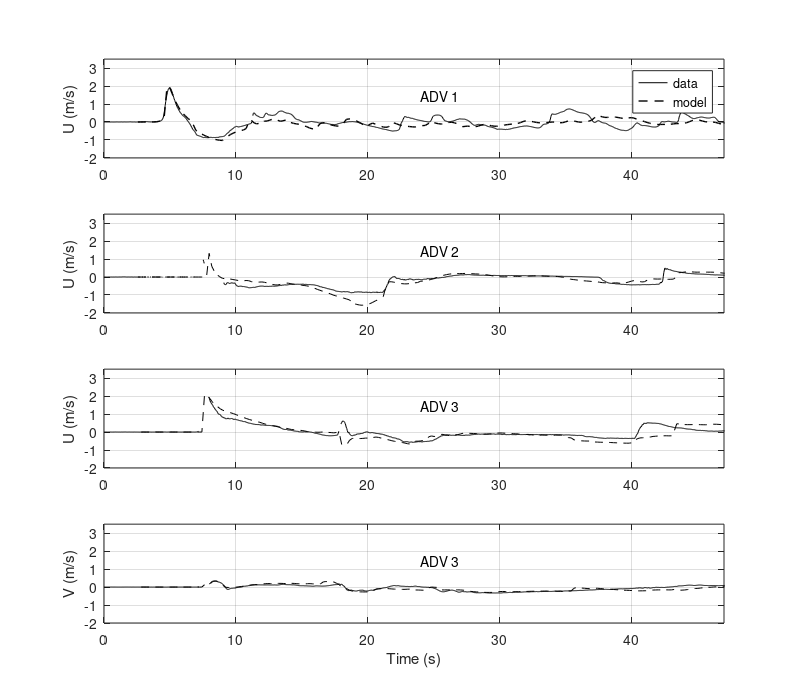

Source code (MATLAB):
clf
clear all
sk=2;
fact=1;

set(gcf,'units','inches','paperunits','inches','papersize', [8 7.0],'position',[1 1 9 8.0],'paperposition',[0 0 8 7.0]);

datae=load('FSE_BM2_shi_tvd.txt');
% shift time
    [m,n]=size(datae);
    t=datae(:,1);
    eta=datae(:,2:n);

        WGdata=load('WG1.txt');

            for k=1:length(eta(:,1))
                if eta(k,1)==max(eta(:,1))
                    num_shift_ind=k;
                    num_t_shift=t(k);
                    break
                end
            end
            
            for k=1:length(WGdata(:,2))
                if WGdata(k,2)==max(WGdata(:,2))
                    exp_shift_ind=k;
                    exp_t_shift=WGdata(k,1);
                    break
                end
            end   
        
            t=t-num_t_shift+exp_t_shift-0.25; % some difference between eta and u

% read
 data=load('VT_A_BM2_shi_tvd.txt');       
    [m,nn]=size(data);
    n=6;
    vel=zeros(m,6);
    vel(:,1:nn-1)=data(:,2:nn);
    veldata=load('U_Velocity_AverageA.txt');

subplot(411)
plot(veldata(1:sk:length(veldata),1),veldata(1:sk:length(veldata),2)-mean(veldata(1:25,2)),'k-')
       
hold on
plot(t,vel(:,1)/fact,'k--','LineWidth',1.0)
    ylabel('U (m/s)')
grid
axis([0 47 -2.0 3.5])
% B
 data=load('VT_B_BM2_shi_tvd.txt');       
    [m,nn]=size(data);
    n=6;
    vel=zeros(m,6);
    vel(:,1:nn-1)=data(:,2:nn);
    veldata=load('U_Velocity_AverageB.txt');
text(24,1.5,'ADV 1')
legend('data','model')

subplot(412)

plot(veldata(1:sk:length(veldata),1),veldata(1:sk:length(veldata),2)-mean(veldata(1:25,2)),'k-')
       
hold on
plot(t,vel(:,1)/fact,'k--')
grid
    ylabel('U (m/s)')
text(24,1.5,'ADV 2')
axis([0 47 -2. 3.5])
%xlabel('Time (s)')

% C
datae=load('FSE_BM2_shi_tvd.txt');
% shift time
    [m,n]=size(datae);
    t=datae(:,1);
    eta=datae(:,2:n);

        WGdata=load('WG1.txt');

            for k=1:length(eta(:,1))
                if eta(k,1)==max(eta(:,1))
                    num_shift_ind=k;
                    num_t_shift=t(k);
                    break
                end
            end
            
            for k=1:length(WGdata(:,2))
                if WGdata(k,2)==max(WGdata(:,2))
                    exp_shift_ind=k;
                    exp_t_shift=WGdata(k,1);
                    break
                end
            end   
        
            t=t-num_t_shift+exp_t_shift; % some difference between eta and u

% read
 data=load('VT_C_BM2_shi_tvd.txt');       
    [m,nn]=size(data);
    n=6;
    vel=zeros(m,6);
    vel(:,1:nn-1)=data(:,2:nn);
    veldata=load('U_Velocity_AverageC.txt');

subplot(413)
plot(veldata(1:sk:length(veldata),1),veldata(1:sk:length(veldata),2)-mean(veldata(1:25,2)),'k-')
       
hold on
plot(t,vel(:,1)/fact,'k--')
    ylabel('U (m/s)')
grid
axis([0 47 -2.0 3.5])
% V
 data=load('VT_C_BM2_shi_tvd.txt');       
    [m,nn]=size(data);
    n=6;
    vel=zeros(m,6);
    vel(:,1:nn-1)=data(:,2:nn);
    veldata=load('V_Velocity_AverageC.txt');
text(24,1.5,'ADV 3')


subplot(414)

plot(veldata(1:sk:length(veldata),1),veldata(1:sk:length(veldata),2)-mean(veldata(1:25,2)),'k-')
       
hold on
plot(t,vel(:,2)/fact,'k--')
grid
    ylabel('V (m/s)')
text(24,1.5,'ADV 3')
axis([0 47 -2. 3.5])
xlabel('Time (s)')

